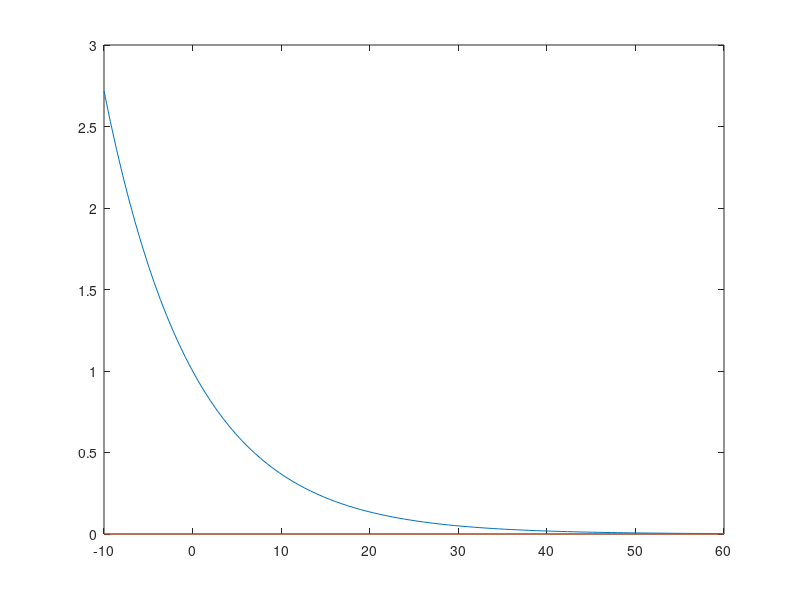

Recreate this plot in MATLAB. (Note: this script raises an error after producing the figure.)

fig=figure('Name','Autor Nicolas David Pastran','NumberTitle','off','Color','white','position',[250 200 850 400]);    
cla('reset')
t = linspace(-10,60);
x = 1*exp(-0.1*t);
x1= 0+0*t;
p=plot(t,x,t,x1);
p(1).LineWidth = 2;
p(2).LineWidth = 2;

p(1).Color = 'blue';
p(2).Color = 'red';
p(2).LineStyle = '--';
p(2).Color = 'black';

title('x(t) = e^{-t/10}','Fontsize',16,'FontName','FixedWidth');
xlabel('t');
ylabel('x(t)');
legend('x(t) = e^{-t/10}','Asintota en 0','Location','northeastoutside');
legend('boxoff');
ax = gca;
ax.Legend.TextColor = 'blue';
ax.XAxis.Color = 'black';
ax.YAxis.Color = 'black';
ax.XScale = 'linear';
%ax.XLim = [-1 52];
%ax.YLim= [-0.1,1.1];
%ax.YTick =0:0.2:1;

ax.XGrid = 'on';
ax.YGrid = 'on';
ax.GridLineStyle = '--';
ax.GridColor = [0 0 0];
print(fig,'expt10','-dpng');